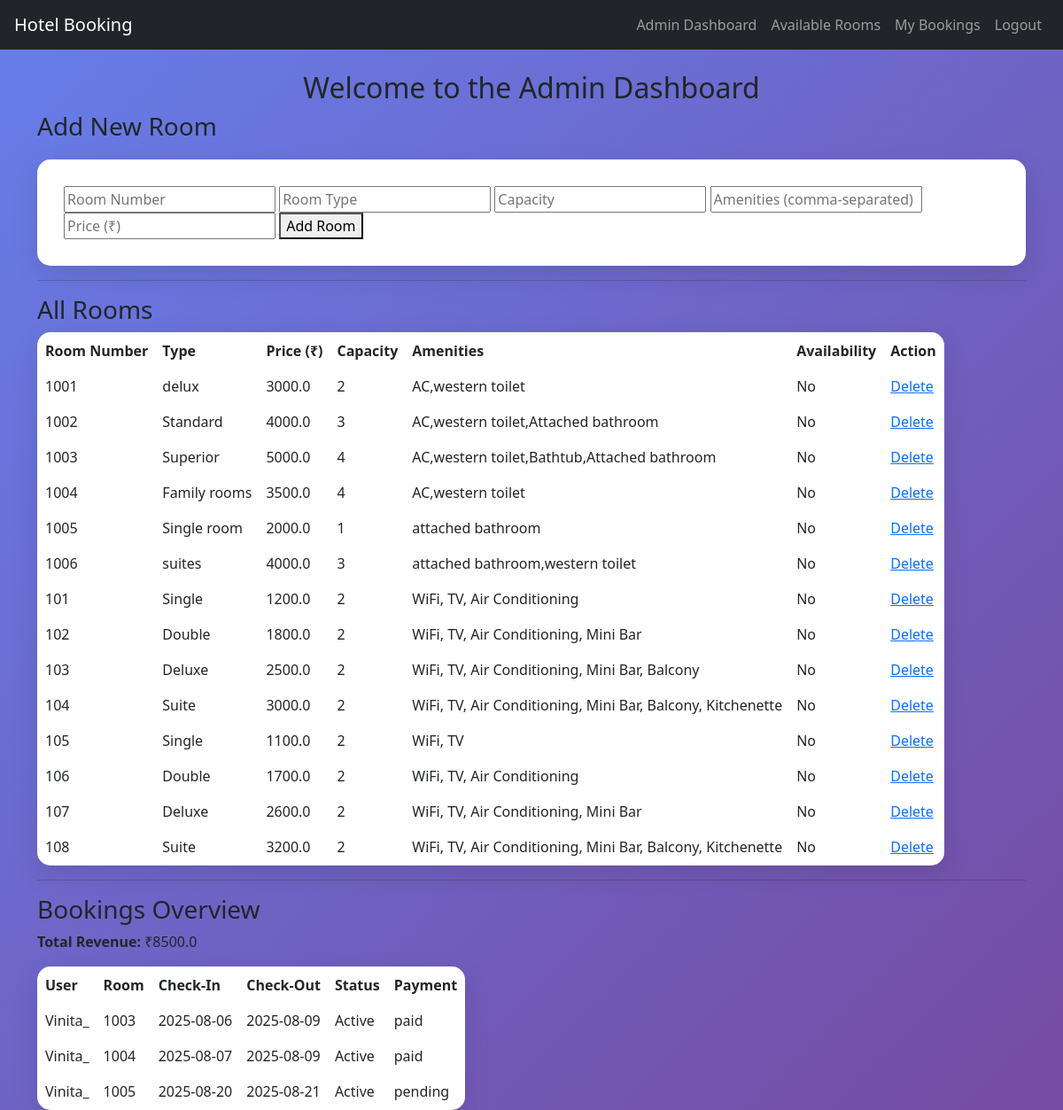
Screenshot of /admin_dashboard (signed in) with the database file from the repository.
### app.py (models this page shows)
class Room(db.Model):
    id = db.Column(db.Integer, primary_key=True)
    room_number = db.Column(db.String(20), unique=True, nullable=False)
    room_type = db.Column(db.String(50), nullable=False)
    price = db.Column(db.Float, nullable=False)
    capacity = db.Column(db.Integer, default=2)
    amenities = db.Column(db.String(200))
    image = db.Column(db.String(100), default='default-room.jpg')

class Booking(db.Model):
    id = db.Column(db.Integer, primary_key=True)
    user_id = db.Column(db.Integer, db.ForeignKey('user.id'))
    room_id = db.Column(db.Integer, db.ForeignKey('room.id'))
    check_in = db.Column(db.Date)  # Changed to Date type
    check_out = db.Column(db.Date)
    is_cancelled = db.Column(db.Boolean, default=False)
    payment_status = db.Column(db.String(20), default='pending')
    user = db.relationship('User', backref='bookings')
    room = db.relationship('Room', backref='bookings')

class User(db.Model, UserMixin):
    id = db.Column(db.Integer, primary_key=True)
    username = db.Column(db.String(100), unique=True, nullable=False)
    email = db.Column(db.String(100), unique=True, nullable=False)
    password = db.Column(db.String(200), nullable=False)  # Length for hash
    is_admin = db.Column(db.Boolean, default=False)

### app.py (the view, shortened to what this page needs)
@app.route('/admin_dashboard', methods=['GET', 'POST'])
@login_required
def admin_dashboard():
    if not current_user.is_admin:
        flash("Access denied.")
        return redirect(url_for('home'))
    rooms = Room.query.all()
    bookings = Booking.query.all()
    total_revenue = sum([b.room.price for b in bookings if b.payment_status == 'paid'])
    return render_template('admin_dashboard.html', rooms=rooms, bookings=bookings, revenue=total_revenue)

### app.py (called while the page is built)
@login_manager.user_loader
def load_user(user_id):
    return User.query.get(int(user_id))

### templates/admin_dashboard.html
{% extends "base.html" %}
{% block content %}
<h2>Welcome to the Admin Dashboard</h2>
<h3>Add New Room</h3>
<form method="POST">
    <input type="text" name="room_number" placeholder="Room Number" required>
    <input type="text" name="room_type" placeholder="Room Type" required>
    <input type="number" name="capacity" placeholder="Capacity" required>
    <input type="text" name="amenities" placeholder="Amenities (comma-separated)" required>
    <input type="number" step="0.01" name="price" placeholder="Price (₹)" required>
    <button type="submit">Add Room</button>
</form>
<hr>
<h3>All Rooms</h3>
{% if rooms %}
<table border="1" cellpadding="8" cellspacing="0">
    <tr>
        <th>Room Number</th>
        <th>Type</th>
        <th>Price (₹)</th>
        <th>Capacity</th>
        <th>Amenities</th>
        <th>Availability</th>
        <th>Action</th>
    </tr>
    {% for room in rooms %}
    <tr>
        <td>{{ room.room_number }}</td>
        <td>{{ room.room_type }}</td>
        <td>{{ room.price }}</td>
        <td>{{ room.capacity }}</td>
        <td>{{ room.amenities }}</td>
        <td>{{ 'Yes' if room.is_available else 'No' }}</td>
        <td><a href="{{ url_for('delete_room', room_id=room.id) }}" onclick="return confirm('Are you sure you want to delete this room?');">Delete</a></td>
    </tr>
    {% endfor %}
</table>
{% else %}
<p>No rooms found.</p>
{% endif %}
<hr>
<h3>Bookings Overview</h3>
<p><strong>Total Revenue:</strong> ₹{{ revenue }}</p>
{% if bookings %}
<table border="1" cellpadding="8" cellspacing="0">
    <tr>
        <th>User</th>
        <th>Room</th>
        <th>Check-In</th>
        <th>Check-Out</th>
        <th>Status</th>
        <th>Payment</th>
    </tr>
    {% for b in bookings %}
    <tr>
        <td>{{ b.user.username }}</td>
        <td>{{ b.room.room_number }}</td>
        <td>{{ b.check_in.strftime('%Y-%m-%d') }}</td>
        <td>{{ b.check_out.strftime('%Y-%m-%d') }}</td>
        <td>{{ 'Cancelled' if b.is_cancelled else 'Active' }}</td>
        <td>{{ b.payment_status }}</td>
    </tr>
    {% endfor %}
</table>
{% else %}
<p>No bookings available.</p>
{% endif %}
{% endblock %}

### static/style.css (style rules this page uses)
body { background: linear-gradient(135deg, #667eea 0%, #764ba2 100%); background-attachment: fixed; font-family: 'Segoe UI', Tahoma, Geneva, Verdana, sans-serif; min-height: 100vh; }
h1, h2, h4 { color: #343a40; text-align: center; margin-bottom: 20px; }
form { margin-top: 20px; background: white; padding: 30px; border-radius: 15px; box-shadow: 0 10px 30px rgba(0,0,0,0.1); }
table { background-color: white; border-radius: 15px; overflow: hidden; box-shadow: 0 10px 30px rgba(0,0,0,0.1); }

### rows the page displays
Room: room_number "1001", room_type "delux", price "3000.0", capacity "2", amenities "AC,western toilet", is_available "No"
Room: room_number "1002", room_type "Standard", price "4000.0", capacity "3", amenities "AC,western toilet,Attached bathroom", is_available "No"
Room: room_number "1003", room_type "Superior", price "5000.0", capacity "4", amenities "AC,western toilet,Bathtub,Attached bathroom", is_available "No"
Room: room_number "1004", room_type "Family rooms", price "3500.0", capacity "4", amenities "AC,western toilet", is_available "No"
Room: room_number "1005", room_type "Single room", price "2000.0", capacity "1", amenities "attached bathroom", is_available "No"
Room: room_number "1006", room_type "suites", price "4000.0", capacity "3", amenities "attached bathroom,western toilet", is_available "No"
Room: room_number "101", room_type "Single", price "1200.0", capacity "2", amenities "WiFi, TV, Air Conditioning", is_available "No"
Room: room_number "102", room_type "Double", price "1800.0", capacity "2", amenities "WiFi, TV, Air Conditioning, Mini Bar", is_available "No"
Room: room_number "103", room_type "Deluxe", price "2500.0", capacity "2", amenities "WiFi, TV, Air Conditioning, Mini Bar, Balcony", is_available "No"
Room: room_number "104", room_type "Suite", price "3000.0", capacity "2", amenities "WiFi, TV, Air Conditioning, Mini Bar, Balcony, Kitchenette", is_available "No"
Room: room_number "105", room_type "Single", price "1100.0", capacity "2", amenities "WiFi, TV", is_available "No"
Room: room_number "106", room_type "Double", price "1700.0", capacity "2", amenities "WiFi, TV, Air Conditioning", is_available "No"
Room: room_number "107", room_type "Deluxe", price "2600.0", capacity "2", amenities "WiFi, TV, Air Conditioning, Mini Bar", is_available "No"
Room: room_number "108", room_type "Suite", price "3200.0", capacity "2", amenities "WiFi, TV, Air Conditioning, Mini Bar, Balcony, Kitchenette", is_available "No"
Booking: user.username "Vinita_", room.room_number "1003", check_in "2025-08-06", check_out "2025-08-09", is_cancelled "Active", payment_status "paid"
Booking: user.username "Vinita_", room.room_number "1004", check_in "2025-08-07", check_out "2025-08-09", is_cancelled "Active", payment_status "paid"
Booking: user.username "Vinita_", room.room_number "1005", check_in "2025-08-20", check_out "2025-08-21", is_cancelled "Active", payment_status "pending"

### other values shown
{{ revenue }} "8500.0"
